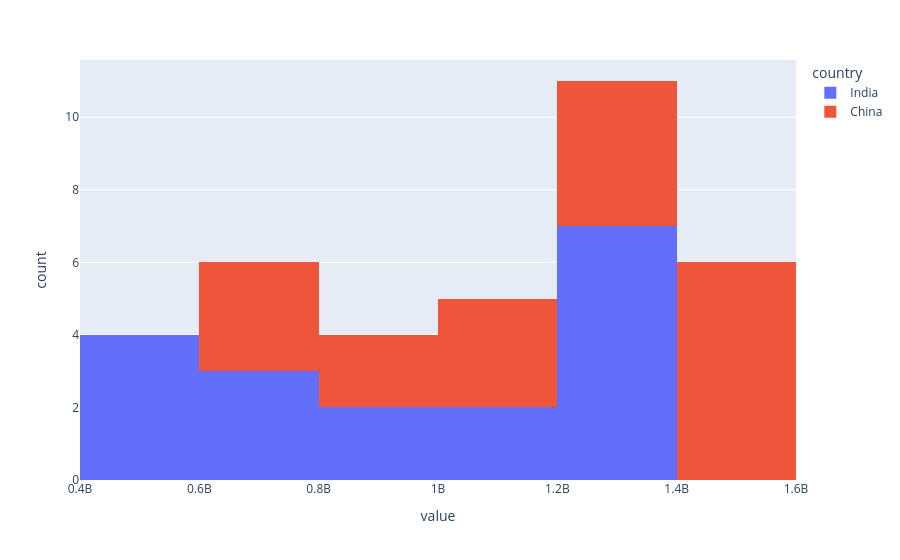

The notebook cell this image was saved under:
### Code cell
px.histogram(df_pivot[['India', 'China']])

### Figure 1 — Plotly figure (JSON) as saved in the notebook; plotly's stock layout.template omitted (floating-point values rounded to 4 significant figures)
{"data": [{"bingroup": "x", "hovertemplate": "country=India<br>value=%{x}<br>count=%{y}<extra></extra>", "legendgroup": "India", "marker": {"color": "#636efa", "pattern": {"shape": ""}}, "name": "India", "orientation": "v", "showlegend": true, "type": "histogram", "x": [409900000.0, 450500000.0, 499100000.0, 555200000.0, 623100000.0, 699000000.0, 784400000.0, 873300000.0, 963900000.0, 1057000000.0, 1148000000.0, 1234000000.0, 1310000000.0, 1325000000.0, 1339000000.0, 1353000000.0, 1366000000.0, 1380000000.0], "xaxis": "x", "yaxis": "y"}, {"bingroup": "x", "hovertemplate": "country=China<br>value=%{x}<br>count=%{y}<extra></extra>", "legendgroup": "China", "marker": {"color": "#EF553B", "pattern": {"shape": ""}}, "name": "China", "orientation": "v", "showlegend": true, "type": "histogram", "x": [612200000.0, 660400000.0, 724200000.0, 827600000.0, 926200000.0, 1000000000.0, 1076000000.0, 1177000000.0, 1241000000.0, 1291000000.0, 1331000000.0, 1369000000.0, 1407000000.0, 1414000000.0, 1421000000.0, 1428000000.0, 1434000000.0, 1439000000.0], "xaxis": "x", "yaxis": "y"}], "layout": {"barmode": "relative", "legend": {"title": {"text": "country"}, "tracegroupgap": 0}, "margin": {"t": 60}, "xaxis": {"anchor": "y", "domain": [0, 1], "title": {"text": "value"}}, "yaxis": {"anchor": "x", "domain": [0, 1], "title": {"text": "count"}}}}
